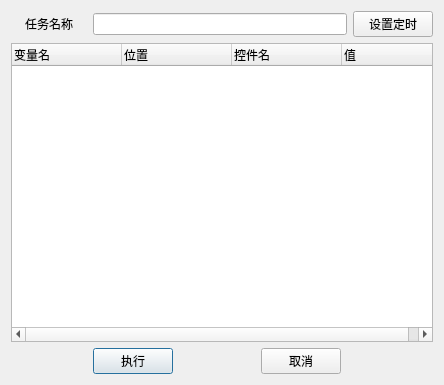
<?xml version="1.0" encoding="UTF-8"?>
<ui version="4.0">
 <class>works_task_input_dialog</class>
 <widget class="QDialog" name="works_task_input_dialog">
  <property name="geometry">
   <rect>
    <x>0</x>
    <y>0</y>
    <width>444</width>
    <height>385</height>
   </rect>
  </property>
  <property name="windowTitle">
   <string>设置任务参数</string>
  </property>
  <layout class="QGridLayout" name="gridLayout">
   <item row="2" column="1">
    <widget class="QPushButton" name="button_yes">
     <property name="sizePolicy">
      <sizepolicy hsizetype="Expanding" vsizetype="Fixed">
       <horstretch>0</horstretch>
       <verstretch>0</verstretch>
      </sizepolicy>
     </property>
     <property name="text">
      <string>执行</string>
     </property>
    </widget>
   </item>
   <item row="2" column="3">
    <widget class="QPushButton" name="button_no">
     <property name="sizePolicy">
      <sizepolicy hsizetype="Expanding" vsizetype="Fixed">
       <horstretch>0</horstretch>
       <verstretch>0</verstretch>
      </sizepolicy>
     </property>
     <property name="text">
      <string>取消</string>
     </property>
    </widget>
   </item>
   <item row="0" column="1" colspan="4">
    <widget class="QLineEdit" name="task_name"/>
   </item>
   <item row="0" column="5">
    <widget class="QPushButton" name="button_set_timer">
     <property name="sizePolicy">
      <sizepolicy hsizetype="Minimum" vsizetype="Fixed">
       <horstretch>0</horstretch>
       <verstretch>0</verstretch>
      </sizepolicy>
     </property>
     <property name="text">
      <string>设置定时</string>
     </property>
    </widget>
   </item>
   <item row="0" column="0">
    <widget class="QLabel" name="label_2">
     <property name="text">
      <string>任务名称</string>
     </property>
     <property name="alignment">
      <set>Qt::AlignCenter</set>
     </property>
    </widget>
   </item>
   <item row="1" column="0" colspan="6">
    <widget class="QTreeWidget" name="treeWidget">
     <property name="editTriggers">
      <set>QAbstractItemView::NoEditTriggers</set>
     </property>
     <attribute name="headerDefaultSectionSize">
      <number>110</number>
     </attribute>
     <column>
      <property name="text">
       <string>变量名</string>
      </property>
     </column>
     <column>
      <property name="text">
       <string>位置</string>
      </property>
     </column>
     <column>
      <property name="text">
       <string>控件名</string>
      </property>
     </column>
     <column>
      <property name="text">
       <string>值</string>
      </property>
     </column>
    </widget>
   </item>
   <item row="2" column="2">
    <spacer name="horizontalSpacer">
     <property name="orientation">
      <enum>Qt::Horizontal</enum>
     </property>
     <property name="sizeHint" stdset="0">
      <size>
       <width>40</width>
       <height>20</height>
      </size>
     </property>
    </spacer>
   </item>
   <item row="2" column="0">
    <spacer name="horizontalSpacer_2">
     <property name="orientation">
      <enum>Qt::Horizontal</enum>
     </property>
     <property name="sizeHint" stdset="0">
      <size>
       <width>40</width>
       <height>20</height>
      </size>
     </property>
    </spacer>
   </item>
   <item row="2" column="5">
    <spacer name="horizontalSpacer_3">
     <property name="orientation">
      <enum>Qt::Horizontal</enum>
     </property>
     <property name="sizeHint" stdset="0">
      <size>
       <width>40</width>
       <height>20</height>
      </size>
     </property>
    </spacer>
   </item>
  </layout>
 </widget>
 <resources/>
 <connections/>
</ui>
